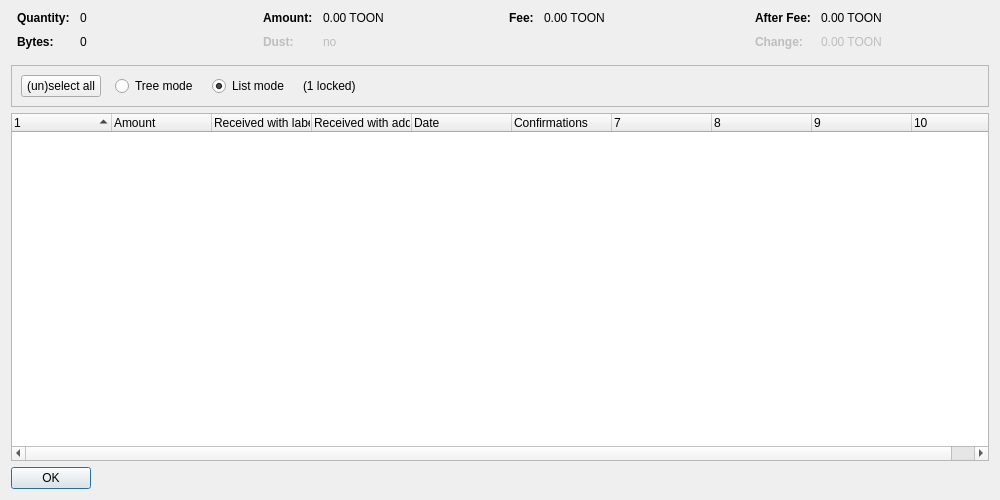
<?xml version="1.0" encoding="UTF-8"?>
<ui version="4.0">
 <class>CoinControlDialog</class>
 <widget class="QDialog" name="CoinControlDialog">
  <property name="geometry">
   <rect>
    <x>0</x>
    <y>0</y>
    <width>1000</width>
    <height>500</height>
   </rect>
  </property>
  <property name="windowTitle">
   <string>Coin Selection</string>
  </property>
  <layout class="QVBoxLayout" name="verticalLayout">
   <item>
    <layout class="QHBoxLayout" name="horizontalLayoutTop" stretch="0,0,0,0">
     <property name="topMargin">
      <number>0</number>
     </property>
     <property name="bottomMargin">
      <number>10</number>
     </property>
     <item>
      <layout class="QFormLayout" name="formLayoutCoinControl1">
       <property name="horizontalSpacing">
        <number>10</number>
       </property>
       <property name="verticalSpacing">
        <number>10</number>
       </property>
       <property name="leftMargin">
        <number>6</number>
       </property>
       <property name="rightMargin">
        <number>6</number>
       </property>
       <item row="0" column="0">
        <widget class="QLabel" name="labelCoinControlQuantityText">
         <property name="font">
          <font>
           <weight>75</weight>
           <bold>true</bold>
          </font>
         </property>
         <property name="text">
          <string>Quantity:</string>
         </property>
        </widget>
       </item>
       <item row="0" column="1">
        <widget class="QLabel" name="labelCoinControlQuantity">
         <property name="cursor">
          <cursorShape>IBeamCursor</cursorShape>
         </property>
         <property name="contextMenuPolicy">
          <enum>Qt::ActionsContextMenu</enum>
         </property>
         <property name="text">
          <string notr="true">0</string>
         </property>
         <property name="textInteractionFlags">
          <set>Qt::LinksAccessibleByMouse|Qt::TextSelectableByKeyboard|Qt::TextSelectableByMouse</set>
         </property>
        </widget>
       </item>
       <item row="1" column="0">
        <widget class="QLabel" name="labelCoinControlBytesText">
         <property name="font">
          <font>
           <weight>75</weight>
           <bold>true</bold>
          </font>
         </property>
         <property name="text">
          <string>Bytes:</string>
         </property>
        </widget>
       </item>
       <item row="1" column="1">
        <widget class="QLabel" name="labelCoinControlBytes">
         <property name="cursor">
          <cursorShape>IBeamCursor</cursorShape>
         </property>
         <property name="contextMenuPolicy">
          <enum>Qt::ActionsContextMenu</enum>
         </property>
         <property name="text">
          <string notr="true">0</string>
         </property>
         <property name="textInteractionFlags">
          <set>Qt::LinksAccessibleByMouse|Qt::TextSelectableByKeyboard|Qt::TextSelectableByMouse</set>
         </property>
        </widget>
       </item>
      </layout>
     </item>
     <item>
      <layout class="QFormLayout" name="formLayoutCoinControl2">
       <property name="horizontalSpacing">
        <number>10</number>
       </property>
       <property name="verticalSpacing">
        <number>10</number>
       </property>
       <property name="leftMargin">
        <number>6</number>
       </property>
       <property name="rightMargin">
        <number>6</number>
       </property>
       <item row="0" column="0">
        <widget class="QLabel" name="labelCoinControlAmountText">
         <property name="font">
          <font>
           <weight>75</weight>
           <bold>true</bold>
          </font>
         </property>
         <property name="text">
          <string>Amount:</string>
         </property>
        </widget>
       </item>
       <item row="0" column="1">
        <widget class="QLabel" name="labelCoinControlAmount">
         <property name="cursor">
          <cursorShape>IBeamCursor</cursorShape>
         </property>
         <property name="contextMenuPolicy">
          <enum>Qt::ActionsContextMenu</enum>
         </property>
         <property name="text">
          <string notr="true">0.00 TOON</string>
         </property>
         <property name="textInteractionFlags">
          <set>Qt::LinksAccessibleByMouse|Qt::TextSelectableByKeyboard|Qt::TextSelectableByMouse</set>
         </property>
        </widget>
       </item>
       <item row="1" column="0">
        <widget class="QLabel" name="labelCoinControlLowOutputText">
         <property name="enabled">
          <bool>false</bool>
         </property>
         <property name="font">
          <font>
           <weight>75</weight>
           <bold>true</bold>
          </font>
         </property>
         <property name="text">
          <string>Dust:</string>
         </property>
        </widget>
       </item>
       <item row="1" column="1">
        <widget class="QLabel" name="labelCoinControlLowOutput">
         <property name="enabled">
          <bool>false</bool>
         </property>
         <property name="cursor">
          <cursorShape>IBeamCursor</cursorShape>
         </property>
         <property name="contextMenuPolicy">
          <enum>Qt::ActionsContextMenu</enum>
         </property>
         <property name="text">
          <string notr="true">no</string>
         </property>
         <property name="textInteractionFlags">
          <set>Qt::LinksAccessibleByMouse|Qt::TextSelectableByKeyboard|Qt::TextSelectableByMouse</set>
         </property>
        </widget>
       </item>
      </layout>
     </item>
     <item>
      <layout class="QFormLayout" name="formLayoutCoinControl3">
       <property name="horizontalSpacing">
        <number>10</number>
       </property>
       <property name="verticalSpacing">
        <number>10</number>
       </property>
       <property name="leftMargin">
        <number>6</number>
       </property>
       <property name="rightMargin">
        <number>6</number>
       </property>
       <item row="0" column="0">
        <widget class="QLabel" name="labelCoinControlFeeText">
         <property name="font">
          <font>
           <weight>75</weight>
           <bold>true</bold>
          </font>
         </property>
         <property name="text">
          <string>Fee:</string>
         </property>
        </widget>
       </item>
       <item row="0" column="1">
        <widget class="QLabel" name="labelCoinControlFee">
         <property name="cursor">
          <cursorShape>IBeamCursor</cursorShape>
         </property>
         <property name="contextMenuPolicy">
          <enum>Qt::ActionsContextMenu</enum>
         </property>
         <property name="text">
          <string notr="true">0.00 TOON</string>
         </property>
         <property name="textInteractionFlags">
          <set>Qt::LinksAccessibleByMouse|Qt::TextSelectableByKeyboard|Qt::TextSelectableByMouse</set>
         </property>
        </widget>
       </item>
      </layout>
     </item>
     <item>
      <layout class="QFormLayout" name="formLayoutCoinControl4">
       <property name="horizontalSpacing">
        <number>10</number>
       </property>
       <property name="verticalSpacing">
        <number>10</number>
       </property>
       <property name="leftMargin">
        <number>6</number>
       </property>
       <property name="rightMargin">
        <number>6</number>
       </property>
       <item row="0" column="0">
        <widget class="QLabel" name="labelCoinControlAfterFeeText">
         <property name="font">
          <font>
           <weight>75</weight>
           <bold>true</bold>
          </font>
         </property>
         <property name="text">
          <string>After Fee:</string>
         </property>
        </widget>
       </item>
       <item row="0" column="1">
        <widget class="QLabel" name="labelCoinControlAfterFee">
         <property name="cursor">
          <cursorShape>IBeamCursor</cursorShape>
         </property>
         <property name="contextMenuPolicy">
          <enum>Qt::ActionsContextMenu</enum>
         </property>
         <property name="text">
          <string notr="true">0.00 TOON</string>
         </property>
         <property name="textInteractionFlags">
          <set>Qt::LinksAccessibleByMouse|Qt::TextSelectableByKeyboard|Qt::TextSelectableByMouse</set>
         </property>
        </widget>
       </item>
       <item row="1" column="0">
        <widget class="QLabel" name="labelCoinControlChangeText">
         <property name="enabled">
          <bool>false</bool>
         </property>
         <property name="font">
          <font>
           <weight>75</weight>
           <bold>true</bold>
          </font>
         </property>
         <property name="text">
          <string>Change:</string>
         </property>
        </widget>
       </item>
       <item row="1" column="1">
        <widget class="QLabel" name="labelCoinControlChange">
         <property name="enabled">
          <bool>false</bool>
         </property>
         <property name="cursor">
          <cursorShape>IBeamCursor</cursorShape>
         </property>
         <property name="contextMenuPolicy">
          <enum>Qt::ActionsContextMenu</enum>
         </property>
         <property name="text">
          <string notr="true">0.00 TOON</string>
         </property>
         <property name="textInteractionFlags">
          <set>Qt::LinksAccessibleByMouse|Qt::TextSelectableByKeyboard|Qt::TextSelectableByMouse</set>
         </property>
        </widget>
       </item>
      </layout>
     </item>
    </layout>
   </item>
   <item>
    <widget class="QFrame" name="frame">
     <property name="minimumSize">
      <size>
       <width>0</width>
       <height>40</height>
      </size>
     </property>
     <property name="frameShape">
      <enum>QFrame::StyledPanel</enum>
     </property>
     <property name="frameShadow">
      <enum>QFrame::Sunken</enum>
     </property>
     <layout class="QHBoxLayout" name="horizontalLayout">
      <item>
       <layout class="QHBoxLayout" name="horizontalLayoutPanel" stretch="0,0,0,0,0">
        <property name="spacing">
         <number>14</number>
        </property>
        <item>
         <widget class="QPushButton" name="pushButtonSelectAll">
          <property name="sizePolicy">
           <sizepolicy hsizetype="Maximum" vsizetype="Fixed">
            <horstretch>0</horstretch>
            <verstretch>0</verstretch>
           </sizepolicy>
          </property>
          <property name="text">
           <string>(un)select all</string>
          </property>
          <property name="autoDefault">
           <bool>false</bool>
          </property>
         </widget>
        </item>
        <item>
         <widget class="QRadioButton" name="radioTreeMode">
          <property name="sizePolicy">
           <sizepolicy hsizetype="Maximum" vsizetype="Fixed">
            <horstretch>0</horstretch>
            <verstretch>0</verstretch>
           </sizepolicy>
          </property>
          <property name="text">
           <string>Tree mode</string>
          </property>
         </widget>
        </item>
        <item>
         <widget class="QRadioButton" name="radioListMode">
          <property name="sizePolicy">
           <sizepolicy hsizetype="Maximum" vsizetype="Fixed">
            <horstretch>0</horstretch>
            <verstretch>0</verstretch>
           </sizepolicy>
          </property>
          <property name="text">
           <string>List mode</string>
          </property>
          <property name="checked">
           <bool>true</bool>
          </property>
         </widget>
        </item>
        <item>
         <widget class="QLabel" name="labelLocked">
          <property name="text">
           <string notr="true">(1 locked)</string>
          </property>
         </widget>
        </item>
        <item>
         <spacer name="horizontalSpacer">
          <property name="orientation">
           <enum>Qt::Horizontal</enum>
          </property>
          <property name="sizeHint" stdset="0">
           <size>
            <width>40</width>
            <height>20</height>
           </size>
          </property>
         </spacer>
        </item>
       </layout>
      </item>
     </layout>
    </widget>
   </item>
   <item>
    <widget class="CoinControlTreeWidget" name="treeWidget">
     <property name="contextMenuPolicy">
      <enum>Qt::CustomContextMenu</enum>
     </property>
     <property name="sortingEnabled">
      <bool>false</bool>
     </property>
     <property name="columnCount">
      <number>10</number>
     </property>
     <attribute name="headerShowSortIndicator" stdset="0">
      <bool>true</bool>
     </attribute>
     <attribute name="headerStretchLastSection">
      <bool>false</bool>
     </attribute>
     <column>
      <property name="text">
       <string/>
      </property>
     </column>
     <column>
      <property name="text">
       <string>Amount</string>
      </property>
     </column>
     <column>
      <property name="text">
       <string>Received with label</string>
      </property>
     </column>
     <column>
      <property name="text">
       <string>Received with address</string>
      </property>
     </column>
     <column>
      <property name="text">
       <string>Date</string>
      </property>
     </column>
     <column>
      <property name="text">
       <string>Confirmations</string>
      </property>
      <property name="toolTip">
       <string>Confirmed</string>
      </property>
     </column>
     <column>
      <property name="text">
       <string/>
      </property>
     </column>
     <column>
      <property name="text">
       <string/>
      </property>
     </column>
     <column>
      <property name="text">
       <string/>
      </property>
     </column>
     <column>
      <property name="text">
       <string/>
      </property>
     </column>
    </widget>
   </item>
   <item>
    <widget class="QDialogButtonBox" name="buttonBox">
     <property name="sizePolicy">
      <sizepolicy hsizetype="Maximum" vsizetype="Fixed">
       <horstretch>0</horstretch>
       <verstretch>0</verstretch>
      </sizepolicy>
     </property>
     <property name="orientation">
      <enum>Qt::Horizontal</enum>
     </property>
     <property name="standardButtons">
      <set>QDialogButtonBox::Ok</set>
     </property>
    </widget>
   </item>
  </layout>
 </widget>
 <customwidgets>
  <customwidget>
   <class>CoinControlTreeWidget</class>
   <extends>QTreeWidget</extends>
   <header>qt/coincontroltreewidget.h</header>
  </customwidget>
 </customwidgets>
 <resources/>
 <connections/>
</ui>
